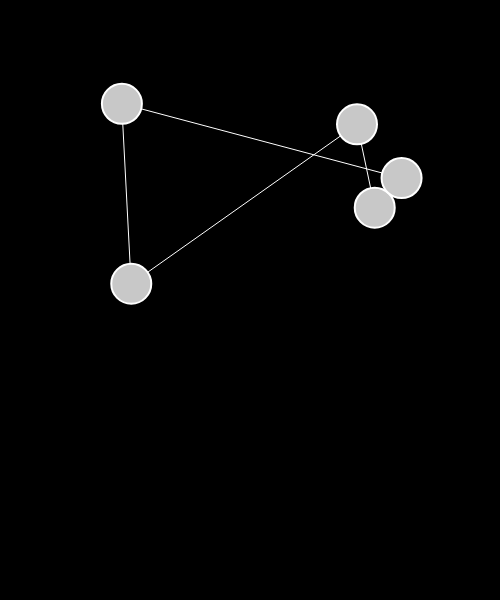
Frame 1 (no input)
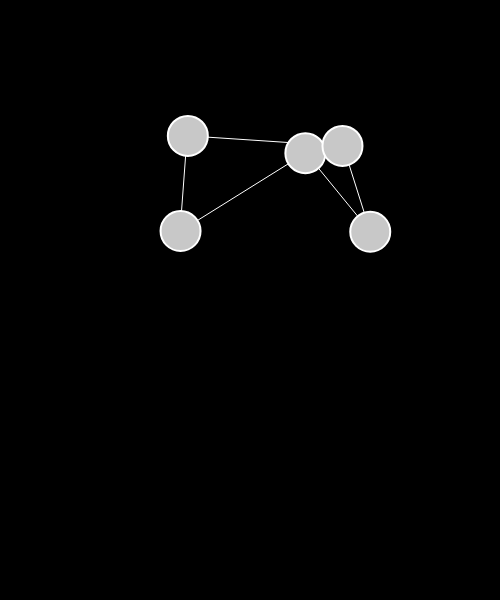
Frame 60 (no input)
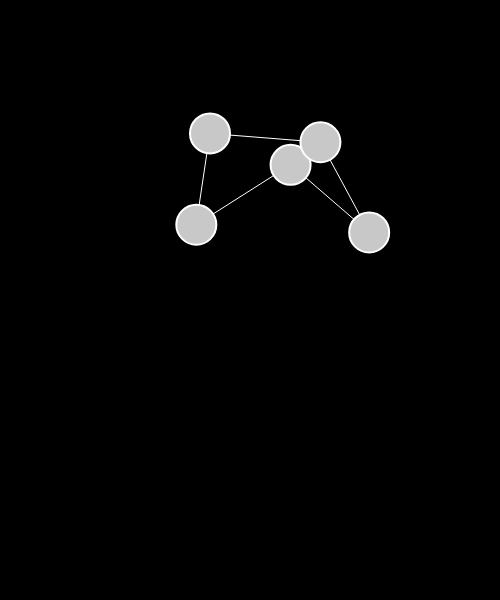
Frame 120 (the mouse pressed at the canvas centre since frame 60)

The p5.js sketch that drew these frames (run headless with seeded random() and noise() and a simulated clock; from frame 60 on, the mouse is pressed at the canvas centre):

// p5.js sketch
// ── sketch.js
let numOfBalls = 5;
let balls = [];
let spring = [];

function setup() {
  createCanvas(500, 600);
  background(0);

  for (let i = 0; i < numOfBalls; i++) {
    balls.push(new Ball(random(width), random(height)));
  }
  for (let i = 0; i < balls.length; i++) {
    if (i < balls.length - 1) {
      spring.push(new Spring(balls[i], balls[i + 1], 100));
    } else {
      spring.push(new Spring(balls[i], balls[0], 100));
    }

  }
}

function draw() {
  background(0);

  for (let i = 0; i < spring.length; i++) {
    spring[i].update();
    spring[i].display();
  }

  for (let i = 0; i < balls.length; i++) {
    balls[i].update();
    balls[i].drag();
    balls[i].display();
  }
}
// ── Ball.js
"use strict";

class Ball {
  constructor(x, y) {
    this.pos = createVector(x, y);
    this.vel = createVector();
    this.acc = createVector();

    this.mass = 20;
    this.rad = this.mass;

    this.damping = 0.9;
  }
  display() {
    push();
    stroke(255);
    strokeWeight(2);
    fill(200);
    ellipse(this.pos.x, this.pos.y, this.rad * 2, this.rad * 2);
    pop();
  }
  update() {
    this.vel.add(this.acc);
    this.pos.add(this.vel);
    this.acc.mult(0);
    // damping
    this.vel.mult(this.damping);
  }
  applyForce(f) {
    let force = f.copy();
    force.div(this.mass);
    this.acc.add(force);
  }
  drag() {
    let distance = dist(mouseX, mouseY, this.pos.x, this.pos.y);
    if (mouseIsPressed && distance < this.rad) {
      this.pos.x = mouseX;
      this.pos.y = mouseY;
    }
  }
}
// ── Spring.js
"use strict";

class Spring {
  constructor(ballA, ballB, len) {
    this.ballA = ballA;
    this.ballB = ballB;
    this.len = len;
    this.k = 0.02;
  }
  display() {
    push();
    stroke(255);
    line(this.ballA.pos.x, this.ballA.pos.y, this.ballB.pos.x, this.ballB.pos.y);
    pop();
  }
  update() {
    let vector = p5.Vector.sub(this.ballA.pos, this.ballB.pos);
    let distance = vector.mag();
    let direction = vector.copy().normalize();
    let stretch = distance - this.len;

    // hooke's law
    let force = direction.copy();
    force.mult(-1 * this.k * stretch);
    this.ballA.applyForce(force);
    force.mult(-1);
    this.ballB.applyForce(force);
  }
}
